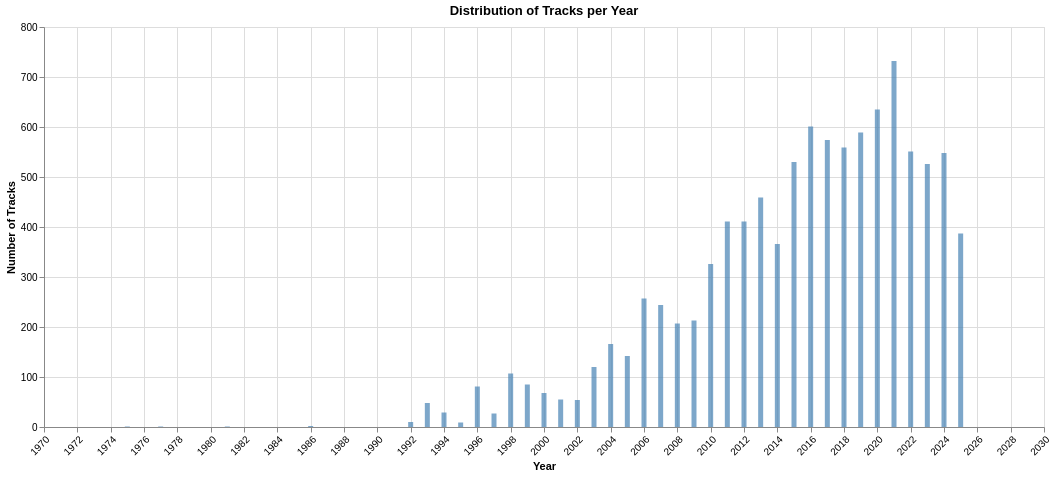

Notebook code for this chart:
### Markdown cell above
by checking them, we can notice that are there are no artist in the dataset with such low year of active_start. there might be one in the missing active_start values that is lower, but by checking some of the tracks with release year below 1973, i can say with enough confidence that those are all invalid years. the invalid years will be removed from the dataset, and the album date of the track will be used as a replacement.

### Code cell
missing_years = df['year'].isna()

df.loc[(df['year'] < 1973) | (df['year'] > 2025), 'year'] = None

print(f"total rows needing year fills: {df['year'].isna().sum()}")

mask_date_available = df['album_release_date'].notna()
mask_not_shared = ~df['album_name'].isin(shared_album_names)
mask_common = mask_date_available & mask_not_shared

mask_fill_year = df['year'].isna() & mask_common

df.loc[mask_fill_year, 'year'] = df.loc[mask_fill_year, 'album_release_date'].dt.year

df['year'] = df['year'].astype('Int64')

still_missing = df['year'].isna().sum()
fixed_count = missing_years.sum() + len(invalid_years) - still_missing

print(f"filled {fixed_count} rows")

year_counts = df['year'].value_counts().sort_index()

year_counts_df = year_counts.reset_index()
year_counts_df.columns = ['Year', 'Number of Tracks']

chart = alt.Chart(year_counts_df).mark_bar(
    color='steelblue',
    opacity=0.7
).encode(
    x=alt.X('Year:Q', 
            axis=alt.Axis(format='d', labelAngle=-45), 
            title='Year'),
    y=alt.Y('Number of Tracks', title='Number of Tracks')
).properties(
    title='Distribution of Tracks per Year',
    width=1000,
    height=400
).interactive()

display(chart)

### Figure 1 — Vega specification as saved in the notebook (floating-point values rounded to 4 significant figures)
{"$schema": "https://vega.github.io/schema/vega/v5.json", "data": [{"name": "param_3_store"}, {"name": "source_0", "values": [{"Number of Tracks_end": 1.0, "Number of Tracks_start": 0.0, "Year": 1975}, {"Number of Tracks_end": 1.0, "Number of Tracks_start": 0.0, "Year": 1977}, {"Number of Tracks_end": 1.0, "Number of Tracks_start": 0.0, "Year": 1981}, {"Number of Tracks_end": 2.0, "Number of Tracks_start": 0.0, "Year": 1986}, {"Number of Tracks_end": 10.0, "Number of Tracks_start": 0.0, "Year": 1992}, {"Number of Tracks_end": 48.0, "Number of Tracks_start": 0.0, "Year": 1993}, {"Number of Tracks_end": 29.0, "Number of Tracks_start": 0.0, "Year": 1994}, {"Number of Tracks_end": 9.0, "Number of Tracks_start": 0.0, "Year": 1995}, {"Number of Tracks_end": 81.0, "Number of Tracks_start": 0.0, "Year": 1996}, {"Number of Tracks_end": 27.0, "Number of Tracks_start": 0.0, "Year": 1997}, {"Number of Tracks_end": 107.0, "Number of Tracks_start": 0.0, "Year": 1998}, {"Number of Tracks_end": 85.0, "Number of Tracks_start": 0.0, "Year": 1999}, {"Number of Tracks_end": 68.0, "Number of Tracks_start": 0.0, "Year": 2000}, {"Number of Tracks_end": 55.0, "Number of Tracks_start": 0.0, "Year": 2001}, {"Number of Tracks_end": 54.0, "Number of Tracks_start": 0.0, "Year": 2002}, {"Number of Tracks_end": 120.0, "Number of Tracks_start": 0.0, "Year": 2003}, {"Number of Tracks_end": 166.0, "Number of Tracks_start": 0.0, "Year": 2004}, {"Number of Tracks_end": 142.0, "Number of Tracks_start": 0.0, "Year": 2005}, {"Number of Tracks_end": 257.0, "Number of Tracks_start": 0.0, "Year": 2006}, {"Number of Tracks_end": 244.0, "Number of Tracks_start": 0.0, "Year": 2007}, {"Number of Tracks_end": 207.0, "Number of Tracks_start": 0.0, "Year": 2008}, {"Number of Tracks_end": 213.0, "Number of Tracks_start": 0.0, "Year": 2009}, {"Number of Tracks_end": 326.0, "Number of Tracks_start": 0.0, "Year": 2010}, {"Number of Tracks_end": 411.0, "Number of Tracks_start": 0.0, "Year": 2011}, {"Number of Tracks_end": 411.0, "Number of Tracks_start": 0.0, "Year": 2012}, {"Number of Tracks_end": 459.0, "Number of Tracks_start": 0.0, "Year": 2013}, {"Number of Tracks_end": 366.0, "Number of Tracks_start": 0.0, "Year": 2014}, {"Number of Tracks_end": 530.0, "Number of Tracks_start": 0.0, "Year": 2015}, {"Number of Tracks_end": 601.0, "Number of Tracks_start": 0.0, "Year": 2016}, {"Number of Tracks_end": 574.0, "Number of Tracks_start": 0.0, "Year": 2017}, {"Number of Tracks_end": 559.0, "Number of Tracks_start": 0.0, "Year": 2018}, {"Number of Tracks_end": 589.0, "Number of Tracks_start": 0.0, "Year": 2019}, {"Number of Tracks_end": 635.0, "Number of Tracks_start": 0.0, "Year": 2020}, {"Number of Tracks_end": 732.0, "Number of Tracks_start": 0.0, "Year": 2021}, {"Number of Tracks_end": 551.0, "Number of Tracks_start": 0.0, "Year": 2022}, {"Number of Tracks_end": 526.0, "Number of Tracks_start": 0.0, "Year": 2023}, {"Number of Tracks_end": 548.0, "Number of Tracks_start": 0.0, "Year": 2024}, {"Number of Tracks_end": 387.0, "Number of Tracks_start": 0.0, "Year": 2025}]}, {"name": "source_0_x_domain_Year", "values": [{"min": 1975, "max": 2025}]}], "signals": [{"name": "unit", "value": {}, "on": [{"events": "pointermove", "update": "isTuple(group()) ? group() : unit"}]}, {"name": "param_3", "update": "vlSelectionResolve(\"param_3_store\", \"union\")"}, {"name": "param_3_Year", "on": [{"events": [{"source": "view", "type": "dblclick"}], "update": "null"}, {"events": {"signal": "param_3_translate_delta"}, "update": "panLinear(param_3_translate_anchor.extent_x, -param_3_translate_delta.x / width)"}, {"events": {"signal": "param_3_zoom_delta"}, "update": "zoomLinear(domain(\"x\"), param_3_zoom_anchor.x, param_3_zoom_delta)"}]}, {"name": "param_3_Number_of_Tracks", "on": [{"events": [{"source": "view", "type": "dblclick"}], "update": "null"}, {"events": {"signal": "param_3_translate_delta"}, "update": "panLinear(param_3_translate_anchor.extent_y, param_3_translate_delta.y / height)"}, {"events": {"signal": "param_3_zoom_delta"}, "update": "zoomLinear(domain(\"y\"), param_3_zoom_anchor.y, param_3_zoom_delta)"}]}, {"name": "param_3_tuple", "on": [{"events": [{"signal": "param_3_Year || param_3_Number_of_Tracks"}], "update": "param_3_Year && param_3_Number_of_Tracks ? {unit: \"\", fields: param_3_tuple_fields, values: [param_3_Year,param_3_Number_of_Tracks]} : null"}]}, {"name": "param_3_tuple_fields", "value": [{"field": "Year", "channel": "x", "type": "R"}, {"field": "Number of Tracks", "channel": "y", "type": "R"}]}, {"name": "param_3_translate_anchor", "value": {}, "on": [{"events": [{"source": "scope", "type": "pointerdown"}], "update": "{x: x(unit), y: y(unit), extent_x: domain(\"x\"), extent_y: domain(\"y\")}"}]}, {"name": "param_3_translate_delta", "value": {}, "on": [{"events": [{"source": "window", "between": [{"source": "scope", "type": "pointerdown"}, {"source": "window", "type": "pointerup"}], "consume": true, "type": "pointermove"}], "update": "{x: param_3_translate_anchor.x - x(unit), y: param_3_translate_anchor.y - y(unit)}"}]}, {"name": "param_3_zoom_anchor", "on": [{"events": [{"source": "scope", "type": "wheel", "consume": true}], "update": "{x: invert(\"x\", x(unit)), y: invert(\"y\", y(unit))}"}]}, {"name": "param_3_zoom_delta", "on": [{"events": [{"source": "scope", "type": "wheel", "consume": true}], "update": "pow(1.001, event.deltaY * pow(16, event.deltaMode))", "force": true}]}, {"name": "param_3_modify", "on": [{"events": {"signal": "param_3_tuple"}, "update": "modify(\"param_3_store\", param_3_tuple, true)"}]}], "marks": [{"type": "rect", "name": "marks", "from": {"data": "source_0"}, "encode": {"update": {"fill": {"value": "steelblue"}, "y": {"field": "Number of Tracks_end", "scale": "y"}, "y2": {"field": "Number of Tracks_start", "scale": "y"}, "xc": {"field": "Year", "scale": "x"}, "width": {"value": 5}, "opacity": {"value": 0.7}}}, "clip": true, "style": ["bar"], "interactive": true}], "scales": [{"name": "x", "type": "linear", "domain": [{"signal": "(data(\"source_0_x_domain_Year\")[0] || {}).min"}, {"signal": "(data(\"source_0_x_domain_Year\")[0] || {}).max"}], "range": [0, {"signal": "width"}], "zero": false, "nice": true, "padding": 5, "domainRaw": {"signal": "param_3[\"Year\"]"}}, {"name": "y", "type": "linear", "domain": {"data": "source_0", "fields": ["Number of Tracks_start", "Number of Tracks_end"]}, "range": [{"signal": "height"}, 0], "nice": true, "zero": true, "domainRaw": {"signal": "param_3[\"Number of Tracks\"]"}}], "axes": [{"scale": "x", "tickCount": {"signal": "ceil(width/40)"}, "tickMinStep": 1, "aria": false, "ticks": false, "zindex": 0, "labels": false, "minExtent": 0, "gridScale": "y", "maxExtent": 0, "grid": true, "orient": "bottom", "domain": false}, {"scale": "y", "zindex": 0, "aria": false, "minExtent": 0, "ticks": false, "labels": false, "tickCount": {"signal": "ceil(height/40)"}, "domain": false, "orient": "left", "maxExtent": 0, "gridScale": "x", "grid": true}, {"scale": "x", "format": "d", "labelOverlap": true, "title": "Year", "labelFlush": true, "labelAlign": "right", "labelBaseline": "top", "grid": false, "orient": "bottom", "tickCount": {"signal": "ceil(width/40)"}, "tickMinStep": 1, "zindex": 0, "labelAngle": 315}, {"scale": "y", "zindex": 0, "tickCount": {"signal": "ceil(height/40)"}, "title": "Number of Tracks", "orient": "left", "labelOverlap": true, "grid": false}], "title": {"text": "Distribution of Tracks per Year", "frame": "group"}, "background": "white", "width": 1000, "height": 400, "padding": 5, "style": "cell"}
